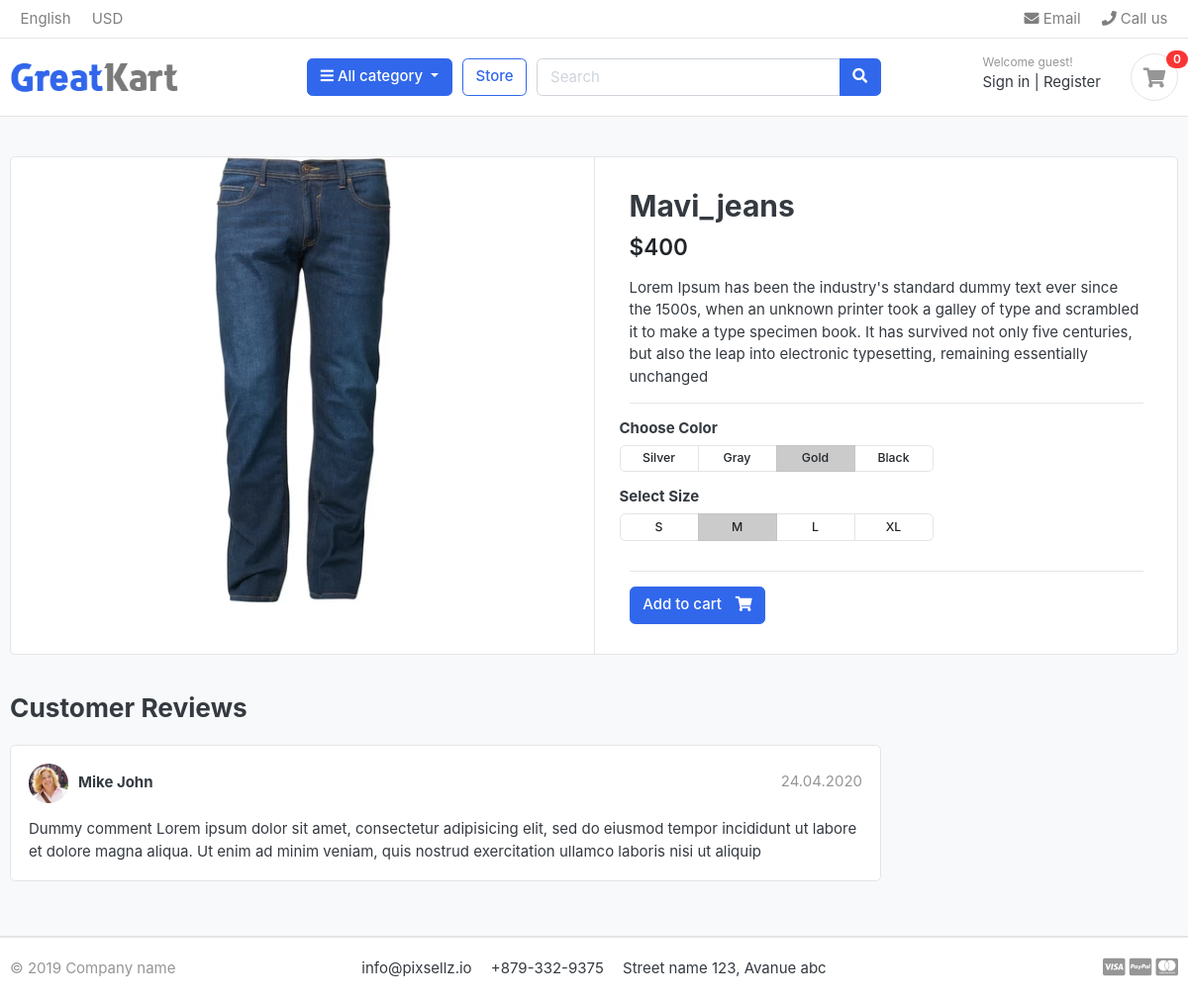
Page /store/jeans/mavi_jeans on the earlier database version.
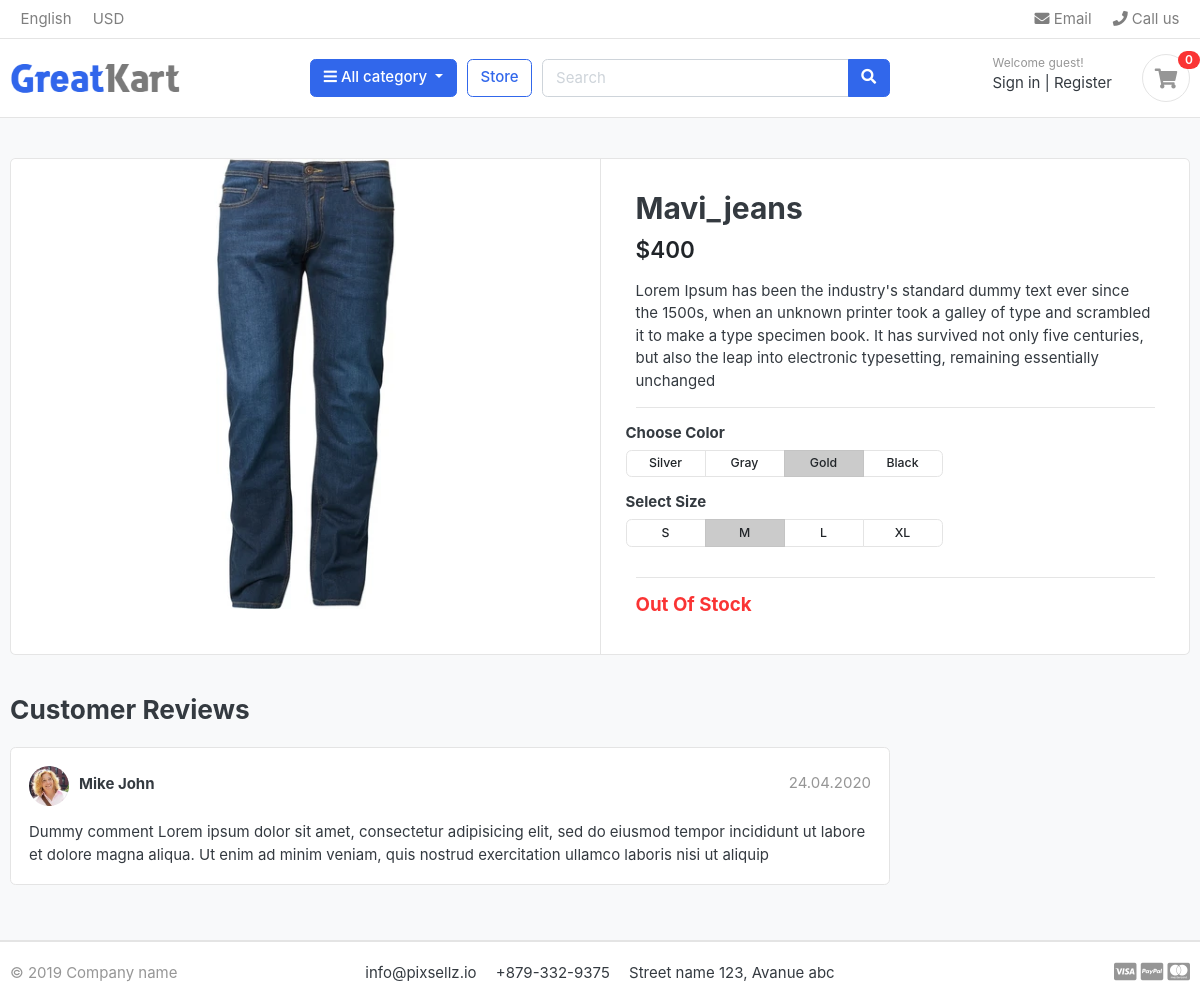
Same page on the later database version.
### store/views.py (the view)
# urls.py: path('<slug:category_slug>/<slug:product_slug>',views.product_detail,name='product_detail'),
def product_detail(request,category_slug,product_slug):
    try:
        product=Product.objects.get(category__slug=category_slug,slug=product_slug)
    except Exception as e:
        raise e
    context={
        'product':product
    }
    return render(request,'store/product_detail.html',context)

### category/context_processors.py (called while the page is built)
def menu_links(request):
    links=Category.objects.all()
    return dict(links=links)

### category/models.py (called while the page is built)
    def get_url(self):
        return reverse('products_by_category',args=[self.slug])

### templates/store/product_detail.html
{% extends 'base.html' %}
{% load static %}
{% block content %}
<section class="section-content padding-y bg">
    <div class="container">
    <div class="card">
        <div class="row no-gutters">
            <aside class="col-md-6">
    <article class="gallery-wrap">
        <div class="img-big-wrap">
           <a href="#"><img src="{{product.images.url}}"></a>
        </div>
    </article>
            </aside>
            <main class="col-md-6 border-left">
    <article class="content-body">
    <h2 class="title">{{product.product_name}}</h2>
    <div class="mb-3">
        <var class="price h4">${{product.price}}</var>
    </div>
    <p>
        {{product.description}}
    </p>
    <hr>
        <div class="row">
            <div class="item-option-select">
                <h6>Choose Color</h6>
                <div class="btn-group btn-group-sm btn-group-toggle" data-toggle="buttons">
                  <label class="btn btn-light">
                    <input type="radio" name="radio_color"> Silver
                  </label>
                  <label class="btn btn-light">
                    <input type="radio" name="radio_color" > Gray
                  </label>
                  <label class="btn btn-light active">
                    <input type="radio" name="radio_color checked"> Gold
                  </label>
                  <label class="btn btn-light">
                    <input type="radio" name="radio_color"> Black
                  </label>
                </div>
            </div>
        </div>
        <div class="row">
            <div class="item-option-select">
                <h6>Select Size</h6>
                <div class="btn-group btn-group-sm btn-group-toggle" data-toggle="buttons">
                  <label class="btn btn-light">
                    <input type="radio" name="radio_color"> S
                  </label>
                  <label class="btn btn-light active">
                    <input type="radio" name="radio_color" checked> M
                  </label>
                  <label class="btn btn-light">
                    <input type="radio" name="radio_color"> L
                  </label>
                  <label class="btn btn-light">
                    <input type="radio" name="radio_color"> XL
                  </label>
                </div>
            </div>
        </div>
        <hr>
        {% if product.stock <= 0 %}
          <h5 class="text-danger"> Out Of Stock</h5>
          {% else %}
          <a href="./product-detail.html" class="btn  btn-primary"> <span class="text">Add to cart</span> <i class="fas fa-shopping-cart"></i>  </a>
        {% endif %}
    </article>
            </main>
        </div>
    </div>
    <br>
    <div class="row">
                <div class="col-md-9">
        <header class="section-heading">
            <h3>Customer Reviews </h3>
        </header>
        <article class="box mb-3">
            <div class="icontext w-100">
                <img src="./images/avatars/avatar1.jpg" class="img-xs icon rounded-circle">
                <div class="text">
                    <span class="date text-muted float-md-right">24.04.2020 </span>
                    <h6 class="mb-1">Mike John </h6>
                </div>
            </div>
            <div class="mt-3">
                <p>
                    Dummy comment Lorem ipsum dolor sit amet, consectetur adipisicing elit, sed do eiusmod
                    tempor incididunt ut labore et dolore magna aliqua. Ut enim ad minim veniam,
                    quis nostrud exercitation ullamco laboris nisi ut aliquip
                </p>
            </div>
        </article>
        </div>
    </div>
    </div>
    </section>
{% endblock content %}

Differences in the rows shown:
changed Product "Mavi_jeans": stock 100 → 0 (drawn)
Other differences:
text no longer shown: "Add to cart"
text now shown: "Out Of Stock"
